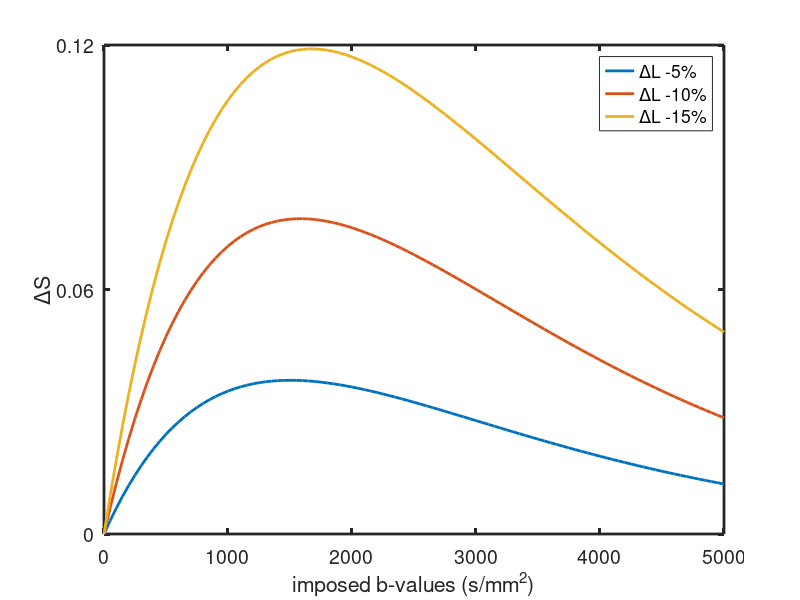

Here is the MATLAB script that generated this plot:
x = 0:50:5000;

figure;
title('dev g = - 10%')
ylabel('signal changes in portion to B0')

ylabel('\DeltaS')
xlabel('imposed b-values (s/mm^2)')
hold on

y = exp(-x*0.95^2*0.0007)-exp(-x*0.0007);
plot(x,y,'LineWidth',2)
y = exp(-x*0.81*0.0007)-exp(-x*0.0007);
plot(x,y,'LineWidth',2)
y = exp(-x*0.85^2*0.0007)-exp(-x*0.0007);
plot(x,y,'LineWidth',2)

title([])
legend({'\DeltaL -5%','\DeltaL -10%','\DeltaL -15%'})
box on
set(gca,'LineWidth',2)
set(gca,'Fontsize',14)
set(gca,'yTick',[0 0.06 0.12])
